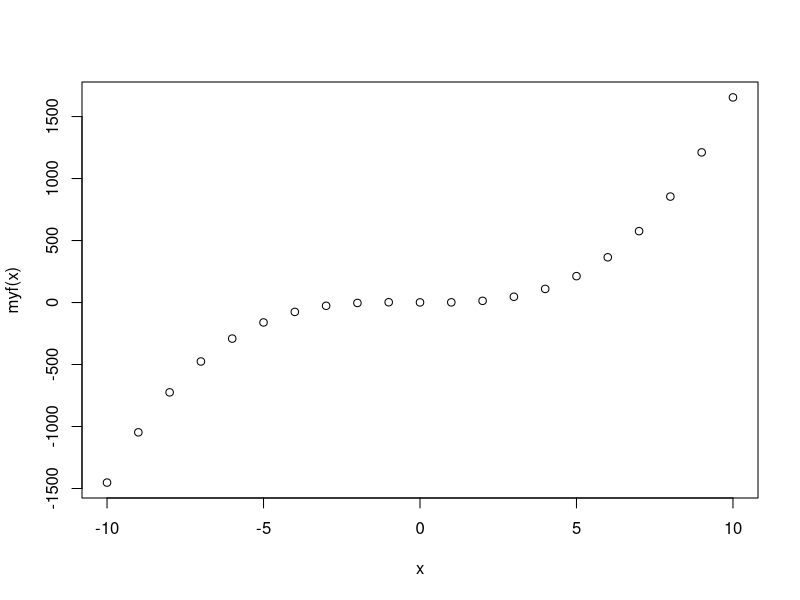
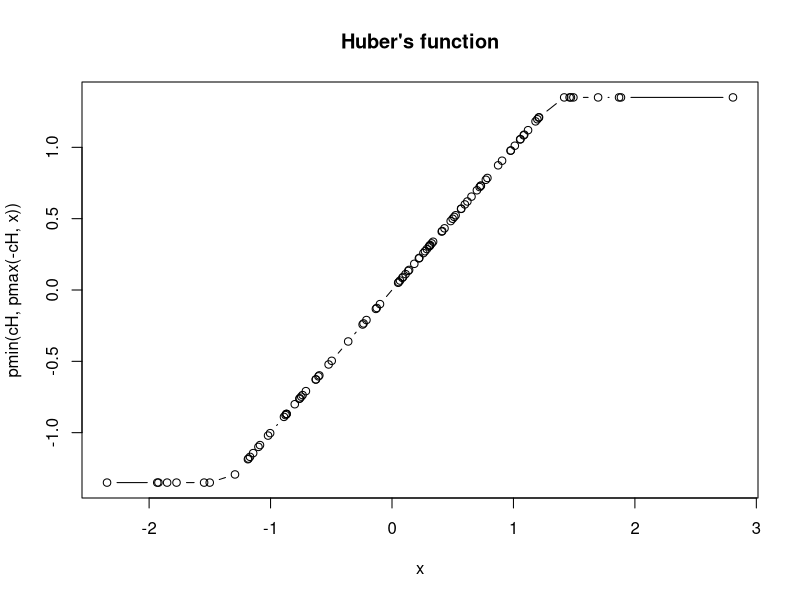
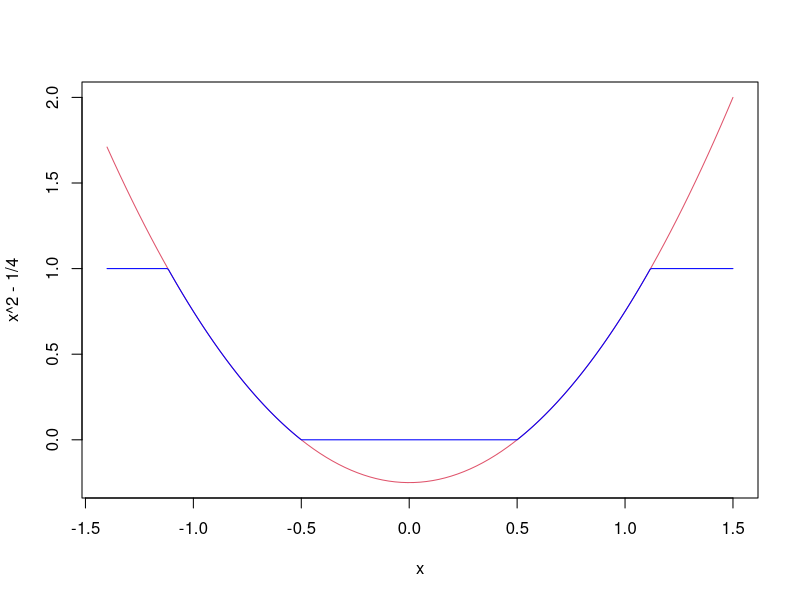
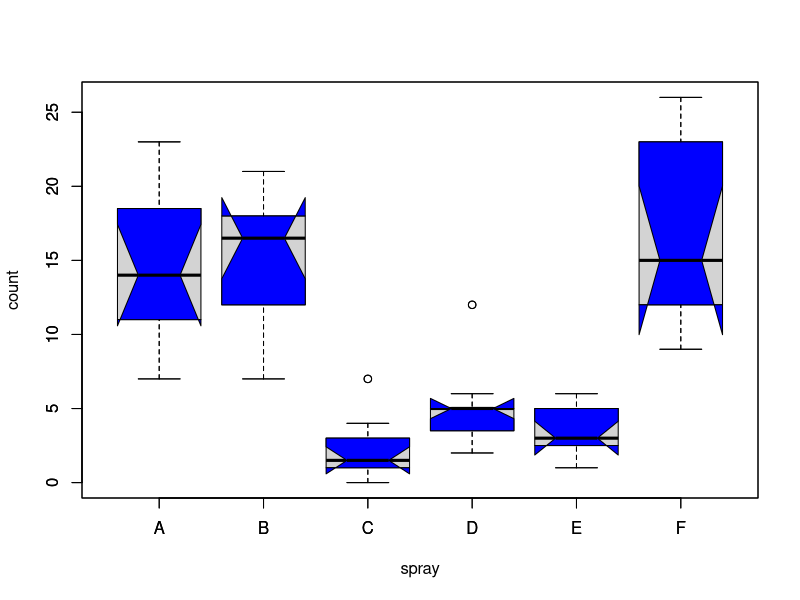
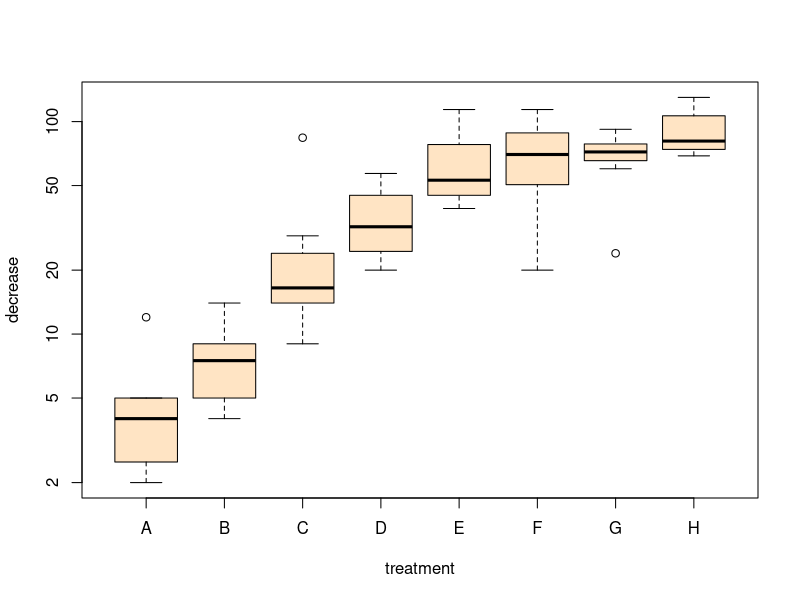
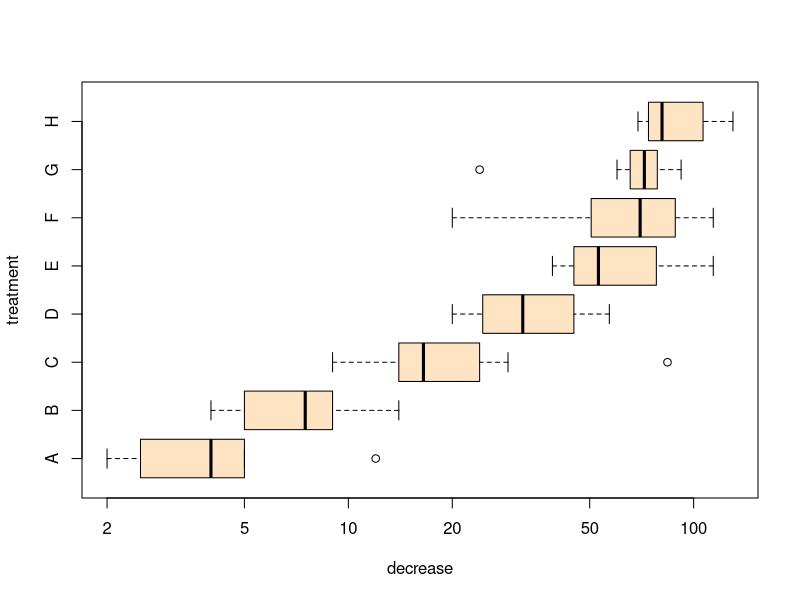
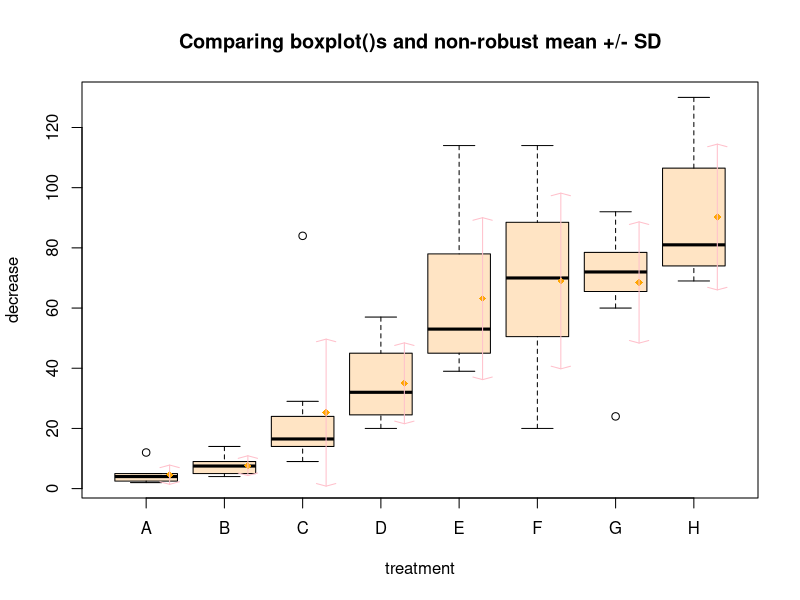
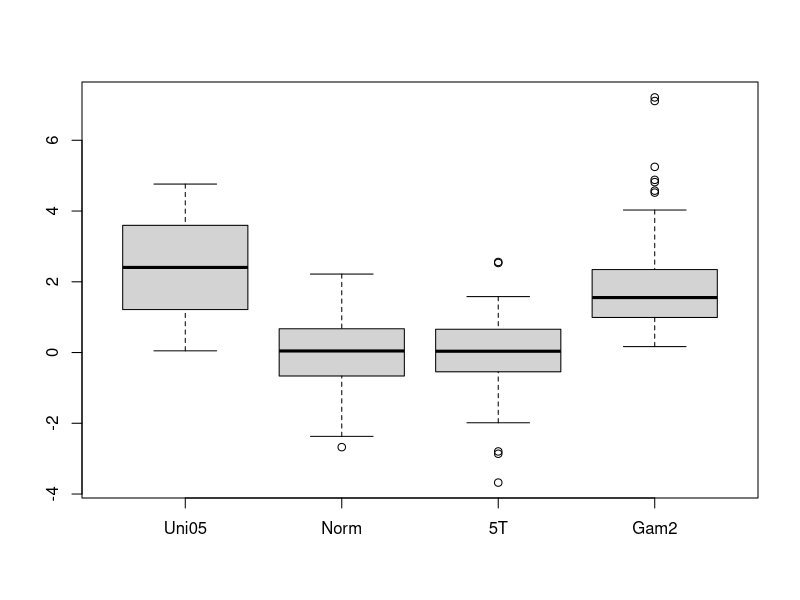

Generate these figures, in order, with R: (Note: this script raises an error after producing the figures.)
## ---- chunk 1
1 + 1
## ---- chunk 2
"Go Jacks"
## ---- chunk 3
3 < 4
## ---- chunk 4
2 + 2 == 5
## ---- chunk 5
T == TRUE
## ---- chunk 6
x = 42
## ---- chunk 7
x <- 42
## ---- chunk 8
x / 2
log(x)
x^2
sqrt(x)
x>1
## ---- chunk 9
x <- "Go Jacks!"
## ---- chunk 10
x
## ---- chunk 11
x <- TRUE
## ---- chunk 12
sum(1, 3, 5)
## ---- chunk 13
rep("Yo ho!", times = 3)
## ---- chunk 14
x <- 5
1.57345 * x ^ 3 + x ^ 2 - 2 * x + 1
## ---- chunk 15
myf <- function(x) {
       y = 1.57345 * x ^ 3 + x ^ 2 - 2 * x + 1
       return(y)
}
## ---- chunk 16
myf(5)  # or myf(x = 5)
## ---- chunk 17
x <- - 10 : 10  # x now is a vector  with 21 numbers -10, -9, … 10
myf(x) 
plot(x, myf(x))  # see plot on the right.
## ---- chunk 18
? sum 
## ---- chunk 19
example(min)
## ---- chunk 20
min(5:1, pi)  # -> one number
## ---- chunk 21
example(boxplot)  # bring example of boxplot
## ---- chunk 22
max(1, 3, 5)  # return the maximum value of a vector
## ---- chunk 23
x <- c(5, 2, 22, 11, 5)
## ---- chunk 24
c(1, TRUE, "three")
## ---- chunk 25
5:9
## ---- chunk 26
seq(5, 9)
## ---- chunk 27
seq(5, 9, .5)
## ---- chunk 28
x[4]
x[2:4]
## ---- chunk 29
y <- x[2:4]
## ---- chunk 30
y <- x[2:4]; y
## ---- chunk 31
length(x)
## ---- chunk 32
max(x)
min(x)
sum(x)
mean(x)
median(x)
summary(x)
sd(x)
## ---- chunk 33
rank(x)
sort(x)
sort(x, decreasing = T)
## ---- chunk 34
diff(x)
## ---- chunk 35
rev(x)
## ---- chunk 36
log(x)
sqrt(x)
x^2
2*x + 1
## ---- chunk 37
y <- x[-2]
y
## ---- chunk 38
c(x, 7)
append(x, 7)
## ---- chunk 39
unique(x)
## ---- chunk 40
table(x)
## ---- chunk 41
which.max(x)
which.min(x)
## ---- chunk 42
which(x == 11)
## ---- chunk 43
sample(x, 2)
## ---- chunk 44
names(x) <- c("x", "y", "z", "Amy", "John")
x
## ---- chunk 45
x["Amy"]
## ---- chunk 46
y <- c(5, 11, 8)
z <- match(y, x)
z
## ---- chunk 47
is.na(x)
is.na(z)
## ---- chunk 48
sum(z)
## ---- chunk 49
? sum
## ---- chunk 50
sum(z, na.rm = TRUE)
## ---- chunk 51
x <- seq(1, 20, 0.1)
y <- sqrt(x)
## ---- chunk 52
plot(x, y)
## ---- chunk 53
c(7, 3, 9)
## ---- chunk 54
fishes <- c(7, 3, 9)
fishes
## ---- chunk 55
barplot(fishes)  # see figure 6.1A
## ---- chunk 56
sum(fishes)
## ---- chunk 57
fishes[3]
## ---- chunk 58
fishes[2] <- fishes[2] + 1 
## ---- chunk 59
fishes[2] <- 4
fishes
## ---- chunk 60
fishes2 <- fishes - 1
fishes2
## ---- chunk 61
stolen <- c(0, 3, 4)  # a new vector
fishes2 - stolen
## ---- chunk 62
names(fishes) <- c("Tom", "Jerry", "Mickey")
## ---- chunk 63
fishes
barplot(fishes)   # see figure 6.1B
## ---- chunk 64
knitr::include_graphics("images/img0601_fish.png")
## ---- chunk 65
fishes["Jerry"]
## ---- chunk 66
2 * fishes
## ---- chunk 67
sum(fishes ^ 2)
## ---- chunk 68
x <- as.matrix(iris[1:10, 1:4])
## ---- chunk 69
head(x)
## ---- chunk 70
t(x)
## ---- chunk 71
y <- 2*x+5
y
## ---- chunk 72
x + y
x * y
## ---- chunk 73
x>3
## ---- chunk 74
rowMeans(x)
colMeans(x)
rowSums(x)
colSums(x)
## ---- chunk 75
apply(x, 2, sd)
## ---- chunk 76
apply(x, 1, median)
## ---- chunk 77
heatmap(x, scale = "column", margins = c(10,5))
## ---- chunk 78
y <- list(height = 5,name = "John Doe", BP = c(100, 77))  # a list with 3 components
## ---- chunk 79
y[[3]]
## ---- chunk 80
y$BP
## ---- chunk 81
result <- t.test(rnorm(100), rnorm(100))  # rnorm(100): 100 random number
result  # A list holds all  results of t-test
result$p.value  # This retrieves just the P value
result$estimate  # this returns a vector containing two values
## ---- chunk 82
? t.test
## ---- chunk 83
pvalues <- rep(1, 500)  # define a vector containing 500 numbers, all equal to 1.
for (i in 1:500) {  # Loop: The values of i takes values from 1,2,3, …, 500
     result = t.test(rnorm(100), rnorm(100))    
     pvalues[i] = result$p.value  # P values are stored in the i-th element in the vector
}  
hist(pvalues)  # define
summary(pvalues)   
sum(pvalues < 0.05)  # Count how many P values are less than 0.05. 
## ---- chunk 84
x <- "R is cool"
## ---- chunk 85
nchar(x)
## ---- chunk 86
paste(x, "!!")
## ---- chunk 87
substr(x, 6, 9)
## ---- chunk 88
strsplit(x, " ")
## ---- chunk 89
gsub("R", "Tim", x)
## ---- chunk 90
gsub(" .*", "", x)
## ---- chunk 91
grepl("is", x)
## ---- chunk 92
tolower(x)
toupper(x)
## ---- chunk 93
x <- c("ab", "cde", "d", "ab") 
## ---- chunk 94
x[2]
## ---- chunk 95
length(x)
## ---- chunk 96
unique(x)
## ---- chunk 97
duplicated(x)
## ---- chunk 98
nchar(x)
## ---- chunk 99
y <- c("ab", "e")
union(x, y)
## ---- chunk 100
intersect(x, y)
## ---- chunk 101
paste(x, "Q")
## ---- chunk 102
paste0(x, "Q")
## ---- chunk 103
paste(x, collapse = " ")
## ---- chunk 104
DNA <- "taaCCATTGtaaGAACATGGTTGTCcaaaCAAGATGCTAGT"
## ---- chunk 105
DNA <- toupper(DNA)
## ---- chunk 106
segs <- strsplit(DNA, "ATG")
## ---- chunk 107
segs <- unlist(segs)   
segs  # a vector of strings
segs[1]  # first segment
## ---- chunk 108
x <- iris
## ---- chunk 109
summary(x)
## ---- chunk 110
head(x)
tail(x)
## ---- chunk 111
dim(x)
## ---- chunk 112
nrow(x)
ncol(x)
## ---- chunk 113
colnames(x)
rownames(x)
## ---- chunk 114
str(x)
## ---- chunk 115
x[2, 3]
## ---- chunk 116
x[1:10, 2:4]
## ---- chunk 117
x[, 1]
## ---- chunk 118
x$Sepal.Length
## ---- chunk 119
mean(x$Sepal.Length)
## ---- chunk 120
y <- subset(x, Species == "setosa")
head(y)
subset(x, Sepal.Length > 7)
## ---- chunk 121
x$id <- 1:150
head(x)
## ---- chunk 122
y <- rnorm(150)
x2 <- cbind(x, y)
head(x2)
## ---- chunk 123
newRow <- c(1, 1, 1, 1, "setosa", 151)
x3 <- rbind(x, newRow)
tail(x3)
## ---- chunk 124
y <- x[order(x[, 1]), ]
head(y)
y <- x[rev(order(x[, 2])), ]
head(y)
## ---- chunk 125
boxplot(Sepal.Length ~ Species, x)
## ---- chunk 126
aggregate(. ~ Species, x, mean)
## ---- chunk 127
m <- aov(Sepal.Length ~ Species, x)
summary(m)
## ---- chunk 128
m <- lm(Sepal.Length ~ Sepal.Width + Petal.Length, x)
summary(m)
## ---- chunk 129
y <- data.frame(id = 1:100, rand = rnorm(100))
head(y)
tail(y)
## ---- chunk 130
z <- merge(x, y, by = "id")
head(z)
summary(z)
